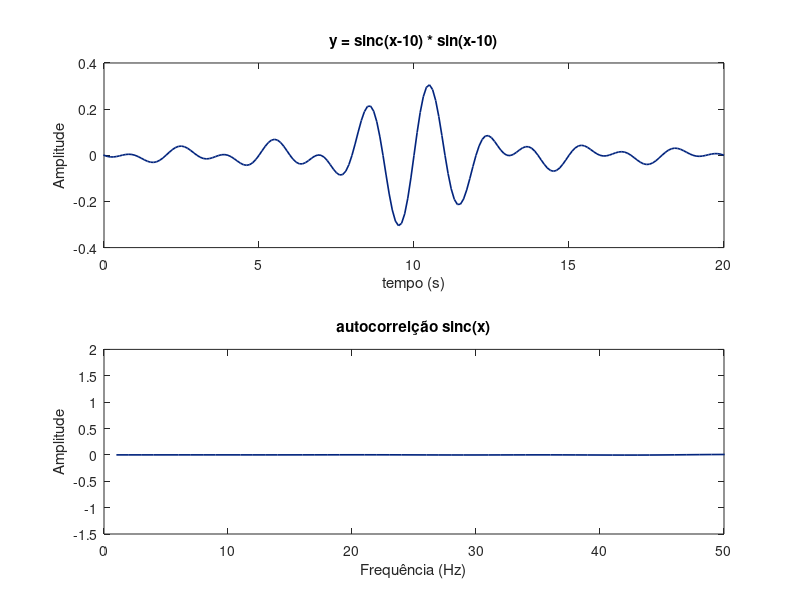

Reproduce this figure in MATLAB. (Note: this script raises an error after producing the figure.)
%% Auxiliar plot for fundamental frequência
close all
clear all
clc

dark_green = 1/255 * [0,100,0];
dark_blue = 1/255 * [3,37,126];
dark_red = 1/255 * [139, 37, 20];

x = -10:0.1:20;
y = sinc(x-10).*sin(x-10);

f_max = 30;
f_min = 40;


figure(1); 
subplot(2,1,1); plot(x, y, 'color', dark_blue, 'LineWidth', 1.2); xlabel("tempo (s)"); ylabel('Amplitude'); grid off; title("y = sinc(x-10) * sin(x-10)");xlim([0 20]);

y_corr = xcorr(y);
subplot(2,1,2); plot(y_corr, 'color', dark_blue, 'LineWidth', 1.2); xlabel("Frequência (Hz)"); ylabel('Amplitude'); grid off; title("autocorrelção sinc(x)");xlim([0 50]);

xline(f_max,'--r','1 / f_0max', 'color', dark_red, 'LineWidth', 1.5);
xline(f_min,'--r','1 / f_0min', 'color', dark_red, 'LineWidth', 1.5);
